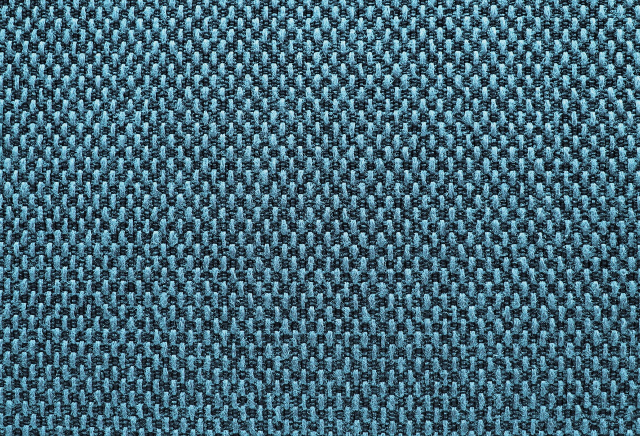
#> input picture backend/app/uploaded_samples/image1.jpg, 1280 x 872 px (shown at 1/2 size)
$ python -i features.py   (imports and definitions only)   (older library calls are emulated)
#> lines starting #> are read from the running program, lines starting #| are printed output that depends on the picture
#> further down, picture is the input picture: shape (872, 1280, 3); mean B, G, R 119.7, 103.7, 67.5
"""
Shared feature extraction for material classification.

Kept in one place so the training script (train_material_classifier.py) and
the live inference path (material_classifier.py) can never drift apart.

Features are hand-crafted color + texture descriptors (color histogram in
HSV, GLCM texture stats, edge density) -- fast to compute with OpenCV/
scikit-image, no GPU needed, and expressive enough for a fabric-type
classifier trained with XGBoost/Scikit-learn per the project's stack.
"""
import cv2
import numpy as np
from skimage.feature import graycomatrix, graycoprops

FEATURE_NAMES = (
    [f"h_hist_{i}" for i in range(16)] +
    [f"s_hist_{i}" for i in range(8)] +
    [f"v_hist_{i}" for i in range(8)] +
    ["contrast", "homogeneity", "energy", "correlation", "dissimilarity",
     "edge_density", "mean_gray", "std_gray"]
)


def extract_features(img) -> np.ndarray:
    img = cv2.resize(img, (256, 256))
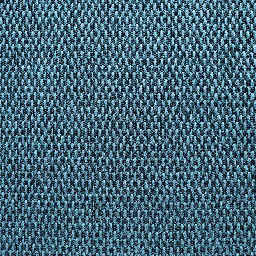
#> img: shape (256, 256, 3); mean of channels 0, 1, 2 119.6, 103.6, 67.3; drawn as B, G, R
    hsv = cv2.cvtColor(img, cv2.COLOR_BGR2HSV)
#> hsv: shape (256, 256, 3); mean H, S, V 100.2, 125.7, 119.6
    gray = cv2.cvtColor(img, cv2.COLOR_BGR2GRAY)
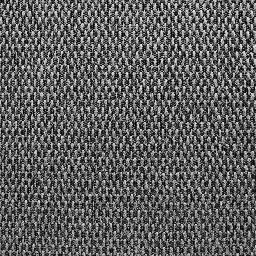
#> gray: shape (256, 256); min 0, max 242, mean 94.6

    h_hist = cv2.calcHist([hsv], [0], None, [16], [0, 180]).flatten()
#> h_hist = [13, 3, 5, 3, 9, 23, 34, 235, 47412, 16070, 1429, 219, 48, 19, 9, 5]
    s_hist = cv2.calcHist([hsv], [1], None, [8], [0, 256]).flatten()
#> s_hist = [59, 1885, 13330, 24850, 13993, 5648, 2796, 2975]
    v_hist = cv2.calcHist([hsv], [2], None, [8], [0, 256]).flatten()
#> v_hist = [5619, 12209, 9442, 8624, 8920, 8692, 7294, 4736]
    h_hist = h_hist / (h_hist.sum() + 1e-6)
#> h_hist = [0.000198, 4.58e-05, 7.63e-05, 4.58e-05, 0.000137, 0.000351, 0.000519, 0.00359, 0.723, 0.245, 0.0218, 0.00334, 0.000732, 0.00029, 0.000137, 7.63e-05]
    s_hist = s_hist / (s_hist.sum() + 1e-6)
#> s_hist = [0.0009, 0.0288, 0.203, 0.379, 0.214, 0.0862, 0.0427, 0.0454]
    v_hist = v_hist / (v_hist.sum() + 1e-6)
#> v_hist = [0.0857, 0.186, 0.144, 0.132, 0.136, 0.133, 0.111, 0.0723]

    glcm = graycomatrix(gray, distances=[1], angles=[0, np.pi/4, np.pi/2, 3*np.pi/4],
                         levels=256, symmetric=True, normed=True)
    contrast = graycoprops(glcm, "contrast").mean()
#> contrast = 5086
    homogeneity = graycoprops(glcm, "homogeneity").mean()
#> homogeneity = 0.0196
    energy = graycoprops(glcm, "energy").mean()
#> energy = 0.00594
    correlation = graycoprops(glcm, "correlation").mean()
#> correlation = 0.258
    dissimilarity = graycoprops(glcm, "dissimilarity").mean()
#> dissimilarity = 56.01

    edges = cv2.Canny(gray, 60, 160)
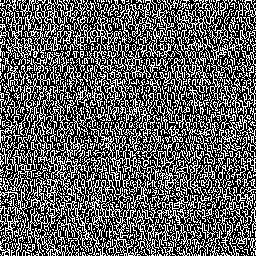
#> edges: shape (256, 256); 37.1% white in thin lines or dots
    edge_density = edges.mean() / 255
#> edge_density = 0.371

    mean_gray = gray.mean()
#> mean_gray = 94.56
    std_gray = gray.std()
#> std_gray = 58.53

    return np.concatenate([
        h_hist, s_hist, v_hist,
        [contrast, homogeneity, energy, correlation, dissimilarity,
         edge_density, mean_gray, std_gray],
    ]).astype(np.float32)

>>> import cv2
>>> picture = cv2.imread('uploaded_samples/image1.jpg')
>>> result = extract_features(picture)
#> result = 40 values, max 5086 at index 32, min 4.58e-05 at index 1, mean 132.5

$ run again, on backend/app/uploaded_samples/image2.jpg
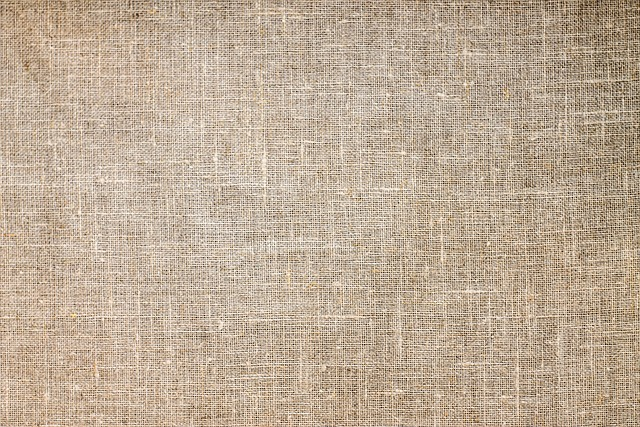
#> input picture backend/app/uploaded_samples/image2.jpg, 640 x 427 px
#> picture is the input picture: shape (427, 640, 3); mean B, G, R 151.3, 172.1, 190.5
#> hsv: shape (256, 256, 3); mean H, S, V 15.9, 53.9, 190.4
#> in extract_features, `gray = cv2.cvtColor(img, cv2.COLOR_BGR2GRAY)`:
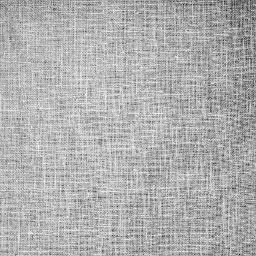
#> gray: shape (256, 256); min 22, max 247, mean 175.1
#> in extract_features, `h_hist = cv2.calcHist([hsv], [0], None, [16], [0, 180]).flatten()`: h_hist = [149, 65378, 9, 0, 0, 0, 0, 0, 0, 0, 0, 0, 0, 0, 0, 0]
#> in extract_features, `s_hist = cv2.calcHist([hsv], [1], None, [8], [0, 256]).flatten()`: s_hist = [1012, 51045, 12750, 655, 68, 6, 0, 0]
#> in extract_features, `v_hist = cv2.calcHist([hsv], [2], None, [8], [0, 256]).flatten()`: v_hist = [0, 9, 157, 1117, 6535, 23287, 28949, 5482]
#> in extract_features, `h_hist = h_hist / (h_hist.sum() + 1e-6)`: h_hist = [0.00227, 0.998, 0.000137, 0, 0, 0, 0, 0, 0, 0, 0, 0, 0, 0, 0, 0]
#> in extract_features, `s_hist = s_hist / (s_hist.sum() + 1e-6)`: s_hist = [0.0154, 0.779, 0.195, 0.00999, 0.00104, 9.16e-05, 0, 0]
#> in extract_features, `v_hist = v_hist / (v_hist.sum() + 1e-6)`: v_hist = [0, 0.000137, 0.0024, 0.017, 0.0997, 0.355, 0.442, 0.0836]
#> contrast = 939.4
#> homogeneity = 0.0417
#> energy = 0.0119
#> correlation = 0.328
#> dissimilarity = 24.11
#> in extract_features, `edges = cv2.Canny(gray, 60, 160)`:
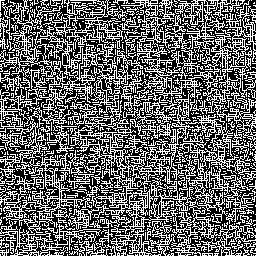
#> edges: shape (256, 256); 40.5% white in thin lines or dots
#> edge_density = 0.405
#> mean_gray = 175.1
#> std_gray = 26.47
#> result = 40 values, max 939.4 at index 32, min 0 at index 3, mean 29.22

$ run again, on backend/app/uploaded_samples/image8.jpg
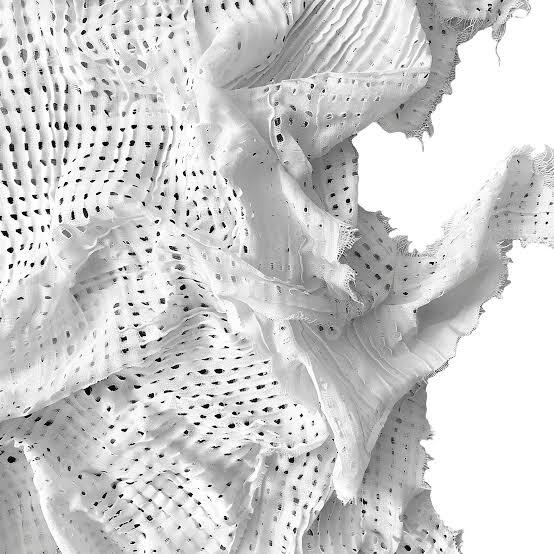
#> input picture backend/app/uploaded_samples/image8.jpg, 554 x 554 px
#> picture is the input picture: shape (554, 554, 3); mean B, G, R 206.6, 206.6, 206.6
#> in extract_features, `img = cv2.resize(img, (256, 256))`:
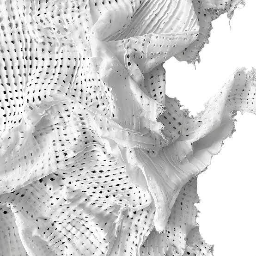
#> img: shape (256, 256, 3); mean of channels 0, 1, 2 206.4, 206.4, 206.4; drawn as B, G, R
#> hsv: shape (256, 256, 3); mean H, S, V 0.1, 0, 206.4
#> in extract_features, `h_hist = cv2.calcHist([hsv], [0], None, [16], [0, 180]).flatten()`: h_hist = [65235, 0, 301, 0, 0, 0, 0, 0, 0, 0, 0, 0, 0, 0, 0, 0]
#> in extract_features, `s_hist = cv2.calcHist([hsv], [1], None, [8], [0, 256]).flatten()`: s_hist = [65536, 0, 0, 0, 0, 0, 0, 0]
#> in extract_features, `v_hist = cv2.calcHist([hsv], [2], None, [8], [0, 256]).flatten()`: v_hist = [301, 345, 469, 1499, 6944, 12770, 14822, 28386]
#> in extract_features, `h_hist = h_hist / (h_hist.sum() + 1e-6)`: h_hist = [0.995, 0, 0.00459, 0, 0, 0, 0, 0, 0, 0, 0, 0, 0, 0, 0, 0]
#> in extract_features, `s_hist = s_hist / (s_hist.sum() + 1e-6)`: s_hist = [1, 0, 0, 0, 0, 0, 0, 0]
#> in extract_features, `v_hist = v_hist / (v_hist.sum() + 1e-6)`: v_hist = [0.00459, 0.00526, 0.00716, 0.0229, 0.106, 0.195, 0.226, 0.433]
#> contrast = 995
#> homogeneity = 0.251
#> energy = 0.158
#> correlation = 0.736
#> dissimilarity = 15.25
#> in extract_features, `edges = cv2.Canny(gray, 60, 160)`:
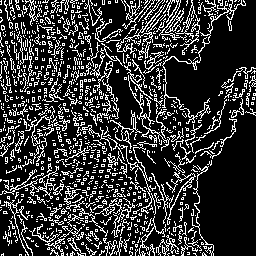
#> edges: shape (256, 256); 21.1% white in thin lines or dots
#> edge_density = 0.211
#> mean_gray = 206.4
#> std_gray = 43.42
#> result = 40 values, max 995 at index 32, min 0 at index 1, mean 31.61
